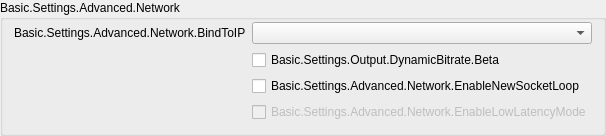
                 <widget class="QGroupBox" name="advNetworkGroupBox">
                  <property name="title">
                   <string>Basic.Settings.Advanced.Network</string>
                  </property>
                  <layout class="QFormLayout" name="formLayout_23">
                   <property name="fieldGrowthPolicy">
                    <enum>QFormLayout::AllNonFixedFieldsGrow</enum>
                   </property>
                   <property name="labelAlignment">
                    <set>Qt::AlignRight|Qt::AlignTrailing|Qt::AlignVCenter</set>
                   </property>
                   <property name="topMargin">
                    <number>2</number>
                   </property>
                   <item row="0" column="0">
                    <widget class="QLabel" name="label_27">
                     <property name="text">
                      <string>Basic.Settings.Advanced.Network.BindToIP</string>
                     </property>
                     <property name="buddy">
                      <cstring>bindToIP</cstring>
                     </property>
                    </widget>
                   </item>
                   <item row="0" column="1">
                    <widget class="QComboBox" name="bindToIP"/>
                   </item>
                   <item row="2" column="1">
                    <widget class="QCheckBox" name="enableNewSocketLoop">
                     <property name="text">
                      <string>Basic.Settings.Advanced.Network.EnableNewSocketLoop</string>
                     </property>
                    </widget>
                   </item>
                   <item row="3" column="1">
                    <widget class="QCheckBox" name="enableLowLatencyMode">
                     <property name="enabled">
                      <bool>false</bool>
                     </property>
                     <property name="text">
                      <string>Basic.Settings.Advanced.Network.EnableLowLatencyMode</string>
                     </property>
                    </widget>
                   </item>
                   <item row="2" column="0">
                    <spacer name="horizontalSpacer_7">
                     <property name="orientation">
                      <enum>Qt::Horizontal</enum>
                     </property>
                     <property name="sizeHint" stdset="0">
                      <size>
                       <width>170</width>
                       <height>1</height>
                      </size>
                     </property>
                    </spacer>
                   </item>
                   <item row="1" column="1">
                    <widget class="QCheckBox" name="dynBitrate">
                     <property name="toolTip">
                      <string>Basic.Settings.Output.DynamicBitrate.TT</string>
                     </property>
                     <property name="text">
                      <string>Basic.Settings.Output.DynamicBitrate.Beta</string>
                     </property>
                    </widget>
                   </item>
                  </layout>
                 </widget>
